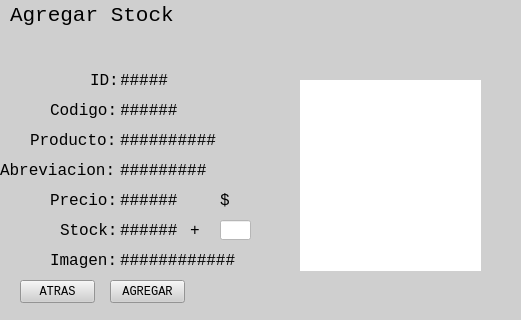
    <widget class="QWidget" name="widgetprodstock" native="true">
     <property name="geometry">
      <rect>
       <x>1140</x>
       <y>30</y>
       <width>521</width>
       <height>320</height>
      </rect>
     </property>
     <property name="maximumSize">
      <size>
       <width>600</width>
       <height>350</height>
      </size>
     </property>
     <property name="font">
      <font>
       <family>Courier New</family>
      </font>
     </property>
     <property name="styleSheet">
      <string notr="true">background-color: rgb(207, 207, 207);</string>
     </property>
     <widget class="QLabel" name="label_35">
      <property name="geometry">
       <rect>
        <x>10</x>
        <y>0</y>
        <width>181</width>
        <height>31</height>
       </rect>
      </property>
      <property name="font">
       <font>
        <family>Courier New</family>
        <pointsize>16</pointsize>
       </font>
      </property>
      <property name="text">
       <string>Agregar Stock</string>
      </property>
     </widget>
     <widget class="QLabel" name="label_36">
      <property name="geometry">
       <rect>
        <x>50</x>
        <y>190</y>
        <width>71</width>
        <height>21</height>
       </rect>
      </property>
      <property name="font">
       <font>
        <family>Courier New</family>
        <pointsize>12</pointsize>
       </font>
      </property>
      <property name="text">
       <string>Precio:</string>
      </property>
     </widget>
     <widget class="QLabel" name="textidprod_2">
      <property name="geometry">
       <rect>
        <x>120</x>
        <y>70</y>
        <width>71</width>
        <height>21</height>
       </rect>
      </property>
      <property name="font">
       <font>
        <family>Courier New</family>
        <pointsize>12</pointsize>
       </font>
      </property>
      <property name="text">
       <string>#####</string>
      </property>
     </widget>
     <widget class="QLabel" name="label_37">
      <property name="geometry">
       <rect>
        <x>0</x>
        <y>160</y>
        <width>121</width>
        <height>21</height>
       </rect>
      </property>
      <property name="font">
       <font>
        <family>Courier New</family>
        <pointsize>12</pointsize>
       </font>
      </property>
      <property name="text">
       <string>Abreviacion:</string>
      </property>
     </widget>
     <widget class="QLabel" name="textfabricantprod_2">
      <property name="geometry">
       <rect>
        <x>120</x>
        <y>160</y>
        <width>131</width>
        <height>21</height>
       </rect>
      </property>
      <property name="font">
       <font>
        <family>Courier New</family>
        <pointsize>12</pointsize>
       </font>
      </property>
      <property name="text">
       <string>#########</string>
      </property>
     </widget>
     <widget class="QLabel" name="label_38">
      <property name="geometry">
       <rect>
        <x>90</x>
        <y>70</y>
        <width>31</width>
        <height>21</height>
       </rect>
      </property>
      <property name="font">
       <font>
        <family>Courier New</family>
        <pointsize>12</pointsize>
       </font>
      </property>
      <property name="text">
       <string>ID:</string>
      </property>
     </widget>
     <widget class="QLabel" name="label_39">
      <property name="geometry">
       <rect>
        <x>30</x>
        <y>130</y>
        <width>91</width>
        <height>21</height>
       </rect>
      </property>
      <property name="font">
       <font>
        <family>Courier New</family>
        <pointsize>12</pointsize>
       </font>
      </property>
      <property name="text">
       <string>Producto:</string>
      </property>
     </widget>
     <widget class="QLabel" name="imagenprod_4">
      <property name="geometry">
       <rect>
        <x>300</x>
        <y>80</y>
        <width>181</width>
        <height>191</height>
       </rect>
      </property>
      <property name="styleSheet">
       <string notr="true">background-color: rgb(255, 255, 255);</string>
      </property>
      <property name="text">
       <string/>
      </property>
     </widget>
     <widget class="QLabel" name="label_40">
      <property name="geometry">
       <rect>
        <x>60</x>
        <y>220</y>
        <width>61</width>
        <height>21</height>
       </rect>
      </property>
      <property name="font">
       <font>
        <family>Courier New</family>
        <pointsize>12</pointsize>
       </font>
      </property>
      <property name="text">
       <string>Stock:</string>
      </property>
     </widget>
     <widget class="QPushButton" name="atrasbutton_5">
      <property name="geometry">
       <rect>
        <x>20</x>
        <y>280</y>
        <width>75</width>
        <height>23</height>
       </rect>
      </property>
      <property name="font">
       <font>
        <family>Courier New</family>
       </font>
      </property>
      <property name="text">
       <string>ATRAS</string>
      </property>
     </widget>
     <widget class="QLabel" name="textcodigoprod_2">
      <property name="geometry">
       <rect>
        <x>120</x>
        <y>100</y>
        <width>121</width>
        <height>21</height>
       </rect>
      </property>
      <property name="font">
       <font>
        <family>Courier New</family>
        <pointsize>12</pointsize>
       </font>
      </property>
      <property name="text">
       <string>######</string>
      </property>
     </widget>
     <widget class="QLabel" name="textnombreprod_2">
      <property name="geometry">
       <rect>
        <x>120</x>
        <y>130</y>
        <width>131</width>
        <height>21</height>
       </rect>
      </property>
      <property name="font">
       <font>
        <family>Courier New</family>
        <pointsize>12</pointsize>
       </font>
      </property>
      <property name="text">
       <string>##########</string>
      </property>
     </widget>
     <widget class="QLabel" name="textprecioprod_2">
      <property name="geometry">
       <rect>
        <x>120</x>
        <y>190</y>
        <width>81</width>
        <height>21</height>
       </rect>
      </property>
      <property name="font">
       <font>
        <family>Courier New</family>
        <pointsize>12</pointsize>
       </font>
      </property>
      <property name="text">
       <string>######</string>
      </property>
     </widget>
     <widget class="QLabel" name="label_41">
      <property name="geometry">
       <rect>
        <x>220</x>
        <y>190</y>
        <width>21</width>
        <height>21</height>
       </rect>
      </property>
      <property name="font">
       <font>
        <family>Courier New</family>
        <pointsize>12</pointsize>
       </font>
      </property>
      <property name="text">
       <string>$</string>
      </property>
     </widget>
     <widget class="QLabel" name="label_42">
      <property name="geometry">
       <rect>
        <x>50</x>
        <y>100</y>
        <width>71</width>
        <height>21</height>
       </rect>
      </property>
      <property name="font">
       <font>
        <family>Courier New</family>
        <pointsize>12</pointsize>
       </font>
      </property>
      <property name="text">
       <string>Codigo:</string>
      </property>
     </widget>
     <widget class="QLabel" name="label_43">
      <property name="geometry">
       <rect>
        <x>50</x>
        <y>250</y>
        <width>71</width>
        <height>21</height>
       </rect>
      </property>
      <property name="font">
       <font>
        <family>Courier New</family>
        <pointsize>12</pointsize>
       </font>
      </property>
      <property name="text">
       <string>Imagen:</string>
      </property>
     </widget>
     <widget class="QLabel" name="textimagenprod">
      <property name="geometry">
       <rect>
        <x>120</x>
        <y>250</y>
        <width>151</width>
        <height>21</height>
       </rect>
      </property>
      <property name="font">
       <font>
        <family>Courier New</family>
        <pointsize>12</pointsize>
       </font>
      </property>
      <property name="text">
       <string>############</string>
      </property>
     </widget>
     <widget class="QPushButton" name="buttonprodagregarstock">
      <property name="geometry">
       <rect>
        <x>110</x>
        <y>280</y>
        <width>75</width>
        <height>23</height>
       </rect>
      </property>
      <property name="font">
       <font>
        <family>Courier New</family>
       </font>
      </property>
      <property name="text">
       <string>AGREGAR</string>
      </property>
     </widget>
     <widget class="QLineEdit" name="lineprodnewstock">
      <property name="geometry">
       <rect>
        <x>220</x>
        <y>220</y>
        <width>31</width>
        <height>20</height>
       </rect>
      </property>
      <property name="styleSheet">
       <string notr="true">background-color: rgb(255, 255, 255);
</string>
      </property>
     </widget>
     <widget class="QLabel" name="textstockprod">
      <property name="geometry">
       <rect>
        <x>120</x>
        <y>220</y>
        <width>61</width>
        <height>21</height>
       </rect>
      </property>
      <property name="font">
       <font>
        <family>Courier New</family>
        <pointsize>12</pointsize>
       </font>
      </property>
      <property name="text">
       <string>######</string>
      </property>
     </widget>
     <widget class="QLabel" name="label_44">
      <property name="geometry">
       <rect>
        <x>190</x>
        <y>220</y>
        <width>21</width>
        <height>21</height>
       </rect>
      </property>
      <property name="font">
       <font>
        <family>Courier New</family>
        <pointsize>12</pointsize>
       </font>
      </property>
      <property name="text">
       <string>+</string>
      </property>
     </widget>
    </widget>
